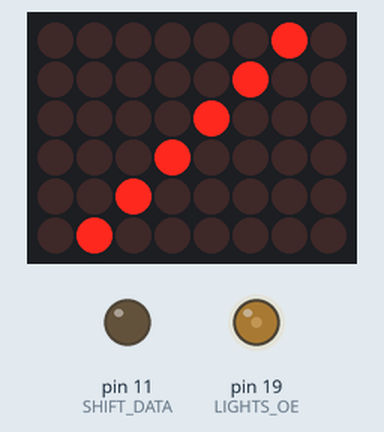
This sketch was run on a simulated Arduino Uno, built with avr-gcc and run on an emulated ATmega328P. On the bench: 8×6 LED matrix, output pins drawn as LEDs (lit = HIGH). Wiring (inferred from the names in the program): shift register (74HC595): data pin 5; shift clock pin 6; latch pin 7; LED matrix (orientation assumed): rows pin 8, pin 2, pin 10, pin 4, pin 9, pin 3; columns Q7, Q6, Q5, Q4, Q3, Q2, Q1, Q0. Pins used as bus, display or sensor lines are not drawn.

Above: at 0.11 s.
At 0.55 s:
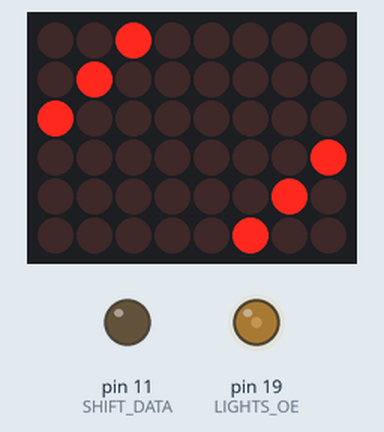
At 1.08 s:
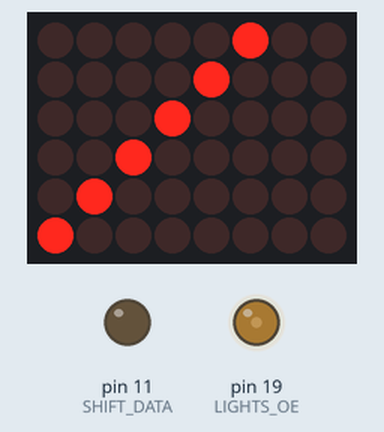
Timing chart, 0 to 2.6 s (numbered marks = the images above):
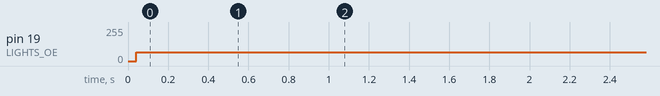

Measured:
- by itself, pin 19 (LIGHTS_OE): 0/255 → 67/255 at 0.04 s

The sketch:

ButtonAndLights.ino
```cpp
int PIN_BTN = A0;
int SHIFT_DATA = 11;
int SHIFT_CLK = 12;
int SHIFT_LATCH = 13;
int LIGHTS_DATA = 5;
int LIGHTS_CLK = 6;
int LIGHTS_LATCH = 7;
int LIGHTS_DELTA = -1 * (SHIFT_DATA - LIGHTS_DATA);
int LIGHTS_SHOWTIME = 200;
int LIGHTS_OE = SCL; //A4 or A5

int PIN_JOYSTICKX = A1;
int PIN_JOYSTICKY = A2;

int LIGHTS_ROWPINS[6] = {8,2,10,4,9,3};

int buttonReads[8];

void setup() {
  // put your setup code here, to run once:
  pinMode(PIN_BTN, INPUT);
  pinMode(SHIFT_DATA, OUTPUT);
  pinMode(SHIFT_CLK, OUTPUT);
  pinMode(SHIFT_LATCH, OUTPUT);
  pinMode(LIGHTS_DATA, OUTPUT);
  pinMode(LIGHTS_CLK, OUTPUT);
  pinMode(LIGHTS_LATCH, OUTPUT);

  pinMode(LIGHTS_OE, OUTPUT);
  digitalWrite(LIGHTS_OE, LOW);

  for (int rowPinIdx=0; rowPinIdx<6; rowPinIdx++) {
    pinMode(LIGHTS_ROWPINS[rowPinIdx], INPUT);
  }

  Serial.begin(9600);
}

void registerWrite(byte writeByte, int delta = 0) {
  digitalWrite(SHIFT_LATCH + delta, LOW);
  shiftOut(SHIFT_DATA + delta, SHIFT_CLK + delta, MSBFIRST, writeByte);
  digitalWrite(SHIFT_LATCH + delta, HIGH);
}

void registerClear(int delta = 0) {
  byte zero = 0;
  registerWrite(zero, delta);
}

void registerClearNot(int delta = 0) {
  byte one = 0b11111111;
  registerWrite(one, delta);
}

void registerSingle(int bitNum, int delta = 0) {
  byte writeVal = 0;
  bitWrite(writeVal, bitNum, 1);
  registerWrite(writeVal, delta);
}

void registerSingleNot(int bitNum, int delta = 0) {
  byte writeVal = 0b11111111;
  bitWrite(writeVal, bitNum, 0);
  registerWrite(writeVal, delta);
}

int led_activeRow[8] = {0,1,0,1,0,1,0,1};
void lights_drawRow(int rowPin) { //If flashing, add clears to 0b11111111 and 0b00000000
  digitalWrite(LIGHTS_OE, HIGH);
  //pinMode(rowPin, INPUT);
  registerClearNot(LIGHTS_DELTA);
  pinMode(rowPin, OUTPUT);
  digitalWrite(rowPin, HIGH);
  digitalWrite(LIGHTS_OE, LOW);
  for (int i = 0; i < 8; i++) {
    if (led_activeRow[i] == 1) {
      registerSingleNot(i, LIGHTS_DELTA);
      delayMicroseconds(LIGHTS_SHOWTIME);
    }
  }
  //pinMode(rowPin, INPUT);
  digitalWrite(LIGHTS_OE, HIGH);
  registerClear(LIGHTS_DELTA);
  //pinMode(rowPin, OUTPUT);
  digitalWrite(rowPin, LOW);
  digitalWrite(LIGHTS_OE, LOW);
  for (int i = 0; i < 8; i++) {
    if (led_activeRow[i] == 2) {
      registerSingle(i, LIGHTS_DELTA);
      delayMicroseconds(LIGHTS_SHOWTIME);
    }
  }
  digitalWrite(rowPin, HIGH);
  pinMode(rowPin, INPUT);
}

int arr[6][8] = {{0,1,0,0,0,0,0,0},
                           {0,0,0,0,0,0,0,0},
                           {0,0,0,0,0,0,0,0},
                           {0,0,0,0,2,0,0,0},
                           {0,0,0,0,0,0,0,0},
                           {1,2,1,2,1,2,1,2}};

/*int arr[6][8] = {{1,1,1,1,1,1,1,1},
                  {1,1,1,1,1,1,1,1},
                  {1,1,1,1,1,1,1,1},
                  {1,1,1,1,1,1,1,1},
                  {1,1,1,1,1,1,1,1},
                  {1,1,1,1,1,1,1,1}};*/

/*
 * int arr[6][8] = {{2,2,2,2,2,2,2,2},
                  {2,2,2,2,2,2,2,2},
                  {2,2,2,2,2,2,2,2},
                  {2,2,2,2,2,2,2,2},
                  {2,2,2,2,2,2,2,2},
                  {2,2,2,2,2,2,2,2}};
 */

void lights_drawBoard() {
  for (int rNum = 0; rNum < 6; rNum++) {
    memcpy(led_activeRow, arr[rNum], sizeof(arr[rNum][0])*8); //led_activeRow = led_fullBoard[rNum];
    lights_drawRow(LIGHTS_ROWPINS[rNum]);
  }
}

void readButtons() { //Should debounce
  for (int bNum = 0; bNum < 8; bNum++) {
    registerSingle(bNum);
    int readVal = digitalRead(PIN_BTN);
    if (readVal != buttonReads[bNum]) {
      delay(15); //SHOULD FIX THIS
      readVal = digitalRead(PIN_BTN);
    }
    buttonReads[bNum] = readVal;
  }
}

int joystickX = 0;
int joystickY = 0;
void readJoystick() {
  joystickX = map(analogRead(PIN_JOYSTICKX), 0, 1024, -50, 50);
  joystickY = map(analogRead(PIN_JOYSTICKY), 0, 1024, -50, 50);
}

void resetBoard() {
  for (int yIdx = 0; yIdx < 6; yIdx++) {
    for (int xIdx = 0; xIdx < 8; xIdx++) {
      arr[yIdx][xIdx] = 0;
    }
  }
}

int clampRegion(int input, int maxVal) { //maxVal is actually not allowed, it equals zero
  if (input >= maxVal) return input - maxVal;
  if (input < 0) return input + maxVal;
  return input;
}


  int counterx = 0;
void loop() {
  /*lights_drawBoard();
  delayMicroseconds(2);
  return;*/
  // put your main code here, to run repeatedly:
  //Serial.println(digitalRead(10));
  /*readButtons();
  for (int i = 0; i < 8; i++) {
    Serial.print(String(buttonReads[i]) + "\t");
  }
  Serial.println("|");
  delay(1);*/

  //for (int counter=0;counter<6;counter++) {

  /*pinMode(LIGHTS_ROWPINS[0], OUTPUT); //SINGLE LED MANUAL
  digitalWrite(0, LOW);
  registerSingle(2, LIGHTS_DELTA);
  return;*/
    /* Spiral Animation
     * for (int rep=0; rep<1; rep++) {
      for (int rep2=0; rep2<8; rep2++) {
          led_activeRow[0] = 0;
          led_activeRow[1] = 0;
          led_activeRow[2] = 0;
          led_activeRow[3] = 0;
          led_activeRow[4] = 0;
          led_activeRow[5] = 0;
          led_activeRow[6] = 0;
          led_activeRow[7] = 0;
          led_activeRow[rep2] = 1;
          int tOut = rep2 + 4;
          if (tOut > 7) tOut -= 8;
          led_activeRow[tOut] = 2;
          for (int r3=0;r3<300;r3++) {
            //lights_drawBoard();
            lights_drawRow(LIGHTS_ROWPINS[counterx]);
          }
          Serial.print(counterx);
          Serial.print("\t");
          counterx += 1;
          if (counterx == 6) counterx = 0;

          Serial.println(counterx);
      }
    //}*/

    //resetBoard();
    counterx += 1;
    if (counterx >= 8) counterx = 0;
    for (int colIdx = 0; colIdx < 1; colIdx++) {
      resetBoard();
      arr[clampRegion(colIdx + 0, 6)][clampRegion(counterx + 0, 8)] = 1;
      arr[clampRegion(colIdx + 0, 6)][clampRegion(counterx + 4, 8)] = 2;
      arr[clampRegion(colIdx + 1, 6)][clampRegion(counterx + 1, 8)] = 1;
      arr[clampRegion(colIdx + 1, 6)][clampRegion(counterx + 5, 8)] = 2;
      arr[clampRegion(colIdx + 2, 6)][clampRegion(counterx + 2, 8)] = 1;
      arr[clampRegion(colIdx + 2, 6)][clampRegion(counterx + 6, 8)] = 2;
      arr[clampRegion(colIdx + 3, 6)][clampRegion(counterx + 3, 8)] = 1;
      arr[clampRegion(colIdx + 3, 6)][clampRegion(counterx + 7, 8)] = 2;
      arr[clampRegion(colIdx + 4, 6)][clampRegion(counterx + 4, 8)] = 1;
      arr[clampRegion(colIdx + 4, 6)][clampRegion(counterx + 8, 8)] = 2;
      arr[clampRegion(colIdx + 5, 6)][clampRegion(counterx + 5, 8)] = 1;
      arr[clampRegion(colIdx + 5, 6)][clampRegion(counterx + 9 - 8, 8)] = 2;
      for (int reps=0; reps<20; reps++) {
        lights_drawBoard();
      }
    }
    delayMicroseconds(1);
    //delay(50000);
  //}
}
```
